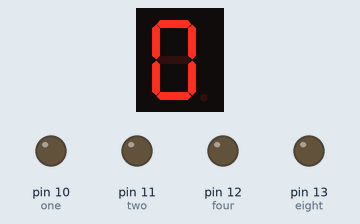
The sketch below on a simulated Arduino Uno, built with avr-gcc and run on an emulated ATmega328P. On the bench: 1-digit seven-segment display, output pins drawn as LEDs (lit = HIGH). Wiring (inferred from the names in the program): 1-digit 7-segment display, segments lit when HIGH: segments pin 2, pin 3, pin 4, pin 5, pin 6, pin 7, pin 8. The segment pins are drawn as the display they are named for; pins used as bus, display or sensor lines are not drawn.

Above: at 0.1 s.
At 0.6 s:
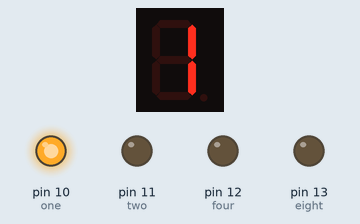
At 1.1 s:
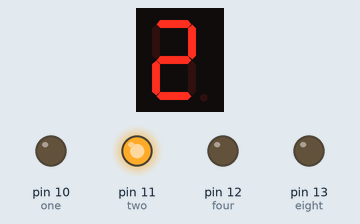
At 2.1 s:
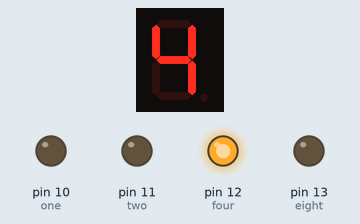
At 3.1 s:
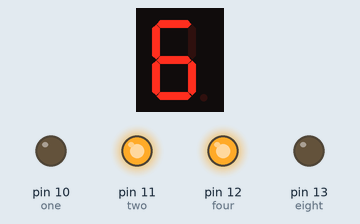
At 4.6 s:
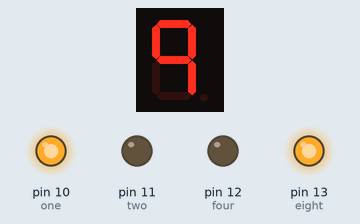
Timing chart, 0 to 40.0 s (numbered marks = the images above):
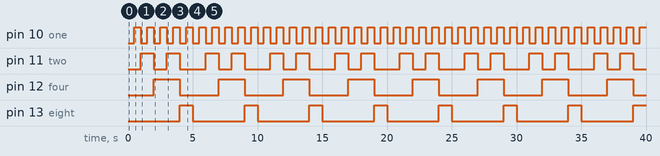

The sketch:

CountTo9withSevenSegmentDisplayAndLEDS.ino
```cpp
//LEDs
int eight = 13;
int four = 12;
int two = 11;
int one = 10;
//7-Segment LED Display (single digit)
int pinA = 2;
int pinB = 3;
int pinC = 4;
int pinD = 5;
int pinE = 6;
int pinF = 7;
int pinG = 8;


void setup() {
  //LEDs
  pinMode(eight, OUTPUT);
  pinMode(four, OUTPUT);
  pinMode(two, OUTPUT);
  pinMode(one, OUTPUT);
//7-Segment LED Display(single digit)
  pinMode(pinA, OUTPUT);
  pinMode(pinB, OUTPUT);
  pinMode(pinC, OUTPUT);
  pinMode(pinD, OUTPUT);
  pinMode(pinE, OUTPUT);
  pinMode(pinF, OUTPUT);
  pinMode(pinG, OUTPUT);
}

void loop() {

//0
  //LEDs
       digitalWrite(eight, LOW);
       digitalWrite(four, LOW);
       digitalWrite(two, LOW);
       digitalWrite(one, LOW);

  //7-Segment LED Display(single digit)
      digitalWrite(pinA, HIGH);
      digitalWrite(pinB, HIGH);
      digitalWrite(pinC, HIGH);
      digitalWrite(pinD, HIGH);
      digitalWrite(pinE, HIGH);
      digitalWrite(pinF, HIGH);
      digitalWrite(pinG, LOW);
             delay(500);

//1
  //LEDs
       digitalWrite(eight, LOW);
       digitalWrite(four, LOW);
       digitalWrite(two, LOW);
       digitalWrite(one, HIGH);

  //7-Segment LED Display(single digit)
      digitalWrite(pinA, LOW);
      digitalWrite(pinB, HIGH);
      digitalWrite(pinC, HIGH);
      digitalWrite(pinD, LOW);
      digitalWrite(pinE, LOW);
      digitalWrite(pinF, LOW);
      digitalWrite(pinG, LOW);
             delay(500);

//2
  //LEDS
       digitalWrite(eight, LOW);
       digitalWrite(four, LOW);
       digitalWrite(two, HIGH);
       digitalWrite(one, LOW);

  //7-Segment LED Display(single digit)
      digitalWrite(pinA, HIGH);
      digitalWrite(pinB, HIGH);
      digitalWrite(pinC, LOW);
      digitalWrite(pinD, HIGH);
      digitalWrite(pinE, HIGH);
      digitalWrite(pinF, LOW);
      digitalWrite(pinG, HIGH);
       delay(500);

//3
  //LEDS
       digitalWrite(eight, LOW);
       digitalWrite(four, LOW);
       digitalWrite(two, HIGH);
       digitalWrite(one, HIGH);

  //7-Segment LED Display(single digit)
      digitalWrite(pinA, HIGH);
      digitalWrite(pinB, HIGH);
      digitalWrite(pinC, HIGH);
      digitalWrite(pinD, HIGH);
      digitalWrite(pinE, LOW);
      digitalWrite(pinF, LOW);
      digitalWrite(pinG, HIGH);
       delay(500);


//4
  //LEDs
       digitalWrite(eight, LOW);
       digitalWrite(four, HIGH);
       digitalWrite(two, LOW);
       digitalWrite(one, LOW);

  //7-Segment LED Display(single digit)
      digitalWrite(pinA, LOW);
      digitalWrite(pinB, HIGH);
      digitalWrite(pinC, HIGH);
      digitalWrite(pinD, LOW);
      digitalWrite(pinE, LOW);
      digitalWrite(pinF, HIGH);
      digitalWrite(pinG, HIGH);
       delay(500);

//5
  //LEDs
       digitalWrite(eight, LOW);
       digitalWrite(four, HIGH);
       digitalWrite(two, LOW);
       digitalWrite(one, HIGH);

  //7-Segment LED Display(single digit)
      digitalWrite(pinA, HIGH);
      digitalWrite(pinB, LOW);
      digitalWrite(pinC, HIGH);
      digitalWrite(pinD, HIGH);
      digitalWrite(pinE, LOW);
      digitalWrite(pinF, HIGH);
      digitalWrite(pinG, HIGH);
       delay(500);

//6
  //LEDs
       digitalWrite(eight, LOW);
       digitalWrite(four, HIGH);
       digitalWrite(two, HIGH);
       digitalWrite(one, LOW);
  //7-Segment LED Display(single digit)
      digitalWrite(pinA, HIGH);
      digitalWrite(pinB, LOW);
      digitalWrite(pinC, HIGH);
      digitalWrite(pinD, HIGH);
      digitalWrite(pinE, HIGH);
      digitalWrite(pinF, HIGH);
      digitalWrite(pinG, HIGH);
       delay(500);


//7
  //LEDs
       digitalWrite(eight, LOW);
       digitalWrite(four, HIGH);
       digitalWrite(two, HIGH);
       digitalWrite(one, HIGH);

  //7-Segment LED Display(single digit)
      digitalWrite(pinA, HIGH);
      digitalWrite(pinB, HIGH);
      digitalWrite(pinC, HIGH);
      digitalWrite(pinD, LOW);
      digitalWrite(pinE, LOW);
      digitalWrite(pinF, LOW);
      digitalWrite(pinG, LOW);
       delay(500);

//8
  //LEDs
       digitalWrite(eight, HIGH);
       digitalWrite(four, LOW);
       digitalWrite(two, LOW);
       digitalWrite(one, LOW);

  //7-Segment LED Display(single digit)
      digitalWrite(pinA, HIGH);
      digitalWrite(pinB, HIGH);
      digitalWrite(pinC, HIGH);
      digitalWrite(pinD, HIGH);
      digitalWrite(pinE, HIGH);
      digitalWrite(pinF, HIGH);
      digitalWrite(pinG, HIGH);
       delay(500);

//9
  //LEDs
       digitalWrite(eight, HIGH);
       digitalWrite(four, LOW);
       digitalWrite(two, LOW);
       digitalWrite(one, HIGH);
  //7-Segment LED Display(single digit)
      digitalWrite(pinA, HIGH);
      digitalWrite(pinB, HIGH);
      digitalWrite(pinC, HIGH);
      digitalWrite(pinD, LOW);
      digitalWrite(pinE, LOW);
      digitalWrite(pinF, HIGH);
      digitalWrite(pinG, HIGH);
       delay(500);


}
```

Measured:
- by itself, pin 10 (one): alternates HIGH for 0.50 s and LOW for 0.50 s
- by itself, pin 11 (two): repeats every 5.0 s: LOW 1.0 s, HIGH 1.0 s, LOW 2.0 s, HIGH 1.0 s
- by itself, pin 12 (four): alternates HIGH for 2.0 s and LOW for 3.0 s
- by itself, pin 13 (eight): alternates HIGH for 1.0 s and LOW for 4.0 s
- what the display in image 1 shows lasts 0.5 s, from 0.5 s to 1.0 s
